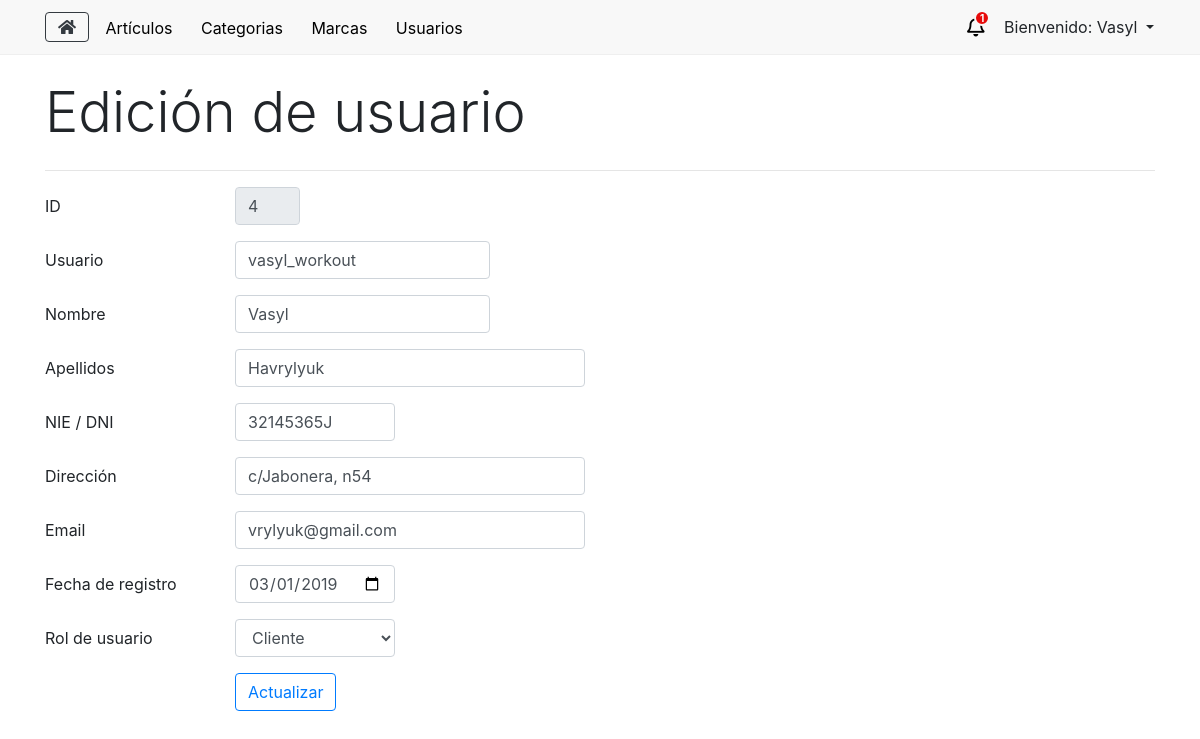
The app's page /usuarios/editar/4 (signed in) with its own data.
### tables this page shows
CREATE TABLE `eusuario` (
  `k` int(11) NOT NULL,
  `sUser` varchar(255) NOT NULL,
  `sNombre` varchar(255) NOT NULL,
  `sApellido` varchar(255) NOT NULL,
  `sDni` varchar(255) NOT NULL,
  `sDireccion` varchar(255) NOT NULL,
  `sEmail` varchar(255) NOT NULL,
  `dFechaRegistro` date NOT NULL,
  `bAdministrador` tinyint(4) NOT NULL DEFAULT '0',
  `sPassword` varchar(255) NOT NULL,
  `bStatus` tinyint(4) NOT NULL
);

### application/libraries/Layouts.php (called while the page is built, shortened)
<?php
class Layouts {
    private $CI = null;
    function __construct() {
        $this->CI =& get_instance();
    }
    public function view($data = array()) {
        if (!empty($data)) {
            $vista = $this->CI->load->view($data['vista'], $data['params'], TRUE);
            $this->CI->load->view('layouts/'.$data['layout'], array(
                'contenido' => $vista,
                'titulo' => $data['titulo'],
                'style' => $data['style'],
                'js' => $data['js'],
                'numPedidos' => $this->CI->BackModel->numPedidos()
            ));
        }
    }
}

### application/controllers/AdminController.php (called while the page is built, shortened)
<?php
class AdminController extends CI_Controller {
    public function editarUsuario() {
        $id = $this->uri->segment(3);
        $data = array(
            'detalles' => $this->BackModel->getDetallesUsuario($id)[0]
        );
        $vista = array(
            'vista'     => 'admin/view_editarUsuario',
            'params'    =>  $data,
            'layout'    => 'ly_admin',
            'titulo'    => 'Edición de usuario',
            'style'     => '',
            'js'        => 'usuarios'
        );
        $this->layouts->view($vista);
    }
}

### index.php (called while the page is built, shortened)
<?php
require_once BASEPATH.'core/CodeIgniter.php';

### application/models/BackModel.php (called while the page is built, shortened)
<?php
class BackModel extends CI_Model {
    private $con = null;
    public function __construct() {
        try {
            $this->con = $this->load->database('default', true);
        } catch(PDOException $e) {
            die($e->getMessage());
        }
    }
    public function getDetallesUsuario($id) {
        $id = sanear($id);
        $sql = "SELECT * FROM eUsuario WHERE k = ?";
        $query = $this->con->query($sql, array($id));
        $rs = $query->result_array();
        return $rs;
    }
}

### application/helpers/utils_helper.php (called while the page is built, shortened)
<?php
function sanear($dato) {
    return htmlspecialchars($dato, ENT_QUOTES, "UTF-8");
}

### application/views/admin/view_editarUsuario.php (the view, shortened to what this page needs)
<form action="<?php echo base_url().'usuarios/actualizar/'.$detalles['k']; ?>" method="post">
    <div class="form-group row">
        <label for="id" class="col-sm-2 col-form-label">ID</label>
        <div class="col-sm-1">
            <input type="text" readonly value="<?php echo $detalles['k']; ?>" name="id" class="form-control" id="id">
        </div>
    </div>
    <div class="form-group row">
        <label for="usuario" class="col-sm-2 col-form-label">Usuario</label>
        <div class="col-sm-3">
            <input type="text" value="<?php echo $detalles['sUser']; ?>" name="usuario" class="form-control" id="usuario">
        </div>
    </div>
    <div class="form-group row">
        <label for="nombre" class="col-sm-2 col-form-label">Nombre</label>
        <div class="col-sm-3">
            <input type="text" value="<?php echo $detalles['sNombre']; ?>" name="nombre" class="form-control" id="nombre">
        </div>
    </div>
    <div class="form-group row">
        <label for="apellido" class="col-sm-2 col-form-label">Apellidos</label>
        <div class="col-sm-4">
            <input type="text" value="<?php echo $detalles['sApellido']; ?>" name="apellido" class="form-control" id="apellido">
        </div>
    </div>
    <div class="form-group row">
        <label for="dni" class="col-sm-2 col-form-label">NIE / DNI</label>
        <div class="col-sm-2">
            <input type="text" value="<?php echo $detalles['sDni']; ?>" name="dni" class="form-control" id="dni">
        </div>
    </div>
    <div class="form-group row">
        <label for="direccion" class="col-sm-2 col-form-label">Dirección</label>
        <div class="col-sm-4">
            <input type="text" value="<?php echo $detalles['sDireccion']; ?>" name="direccion" class="form-control" id="direccion">
        </div>
    </div>
    <div class="form-group row">
        <label for="email" class="col-sm-2 col-form-label">Email</label>
        <div class="col-sm-4">
            <input type="email" value="<?php echo $detalles['sEmail']; ?>" name="email" class="form-control" id="email">
        </div>
    </div>
    <div class="form-group row">
        <label for="registro" class="col-sm-2 col-form-label">Fecha de registro</label>
        <div class="col-sm-2">
            <input type="date" value="<?php echo $detalles['dFechaRegistro']; ?>" name="registro" class="form-control" id="registro">
        </div>
    </div>
    <div class="form-group row">
        <label for="rol" class="col-sm-2 col-form-label">Rol de usuario</label>
        <div class="col-sm-2">
            <select name="rol" id="rol" class="form-control">
                <?php
                    if ($detalles['bAdministrador']) {
                        echo "<option value='1' selected='selected'>Administrador</option>";
                        echo "<option value='0'>Cliente</option>";
                    } else {
                        echo "<option value='0' selected='selected'>Cliente</option>";
                    }
                ?>
            </select>
        </div>
    </div>
    <div class="form-group row">
        <div class="col-sm-10 offset-sm-2">
            <button type="submit" class="btn btn-outline-primary">Actualizar</button>
        </div>
    </div>
</form>

### records on screen
eusuario: id "4", usuario "vasyl_workout", nombre "Vasyl", apellido "Havrylyuk", dni "32145365J", direccion "c/Jabonera, n54", email "vrylyuk@gmail.com", registro "03/01/2019", rol "Cliente"

### other values on screen
$numPedidos "1"
$nombreAdmin "Vasyl"
$titulo "Edición de usuario"
